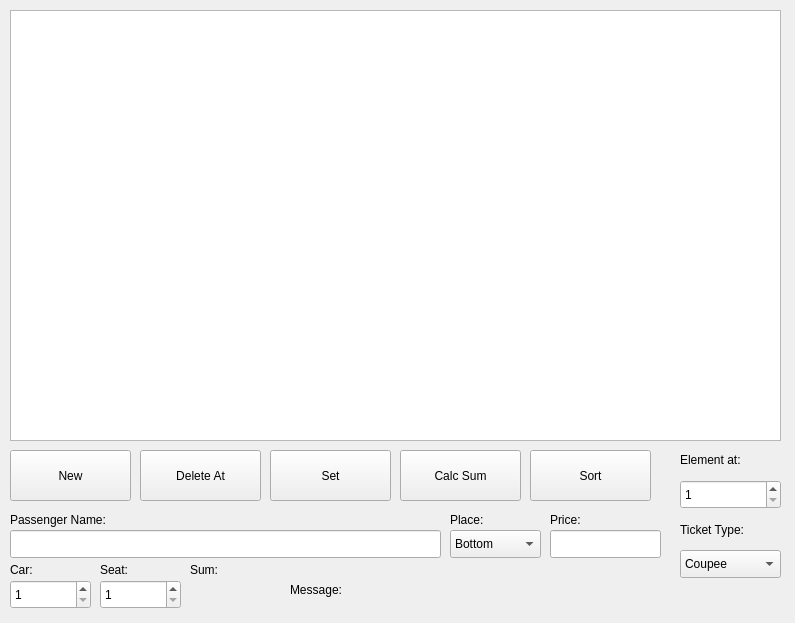
<?xml version="1.0" encoding="UTF-8"?>
<ui version="4.0">
 <class>Lab09_PNR</class>
 <widget class="QMainWindow" name="Lab09_PNR">
  <property name="geometry">
   <rect>
    <x>0</x>
    <y>0</y>
    <width>795</width>
    <height>623</height>
   </rect>
  </property>
  <property name="windowTitle">
   <string>Lab09_PNR</string>
  </property>
  <widget class="QWidget" name="centralwidget">
   <widget class="QLabel" name="lblMsg_PNR">
    <property name="geometry">
     <rect>
      <x>290</x>
      <y>580</y>
      <width>81</width>
      <height>20</height>
     </rect>
    </property>
    <property name="text">
     <string>Message:</string>
    </property>
   </widget>
   <widget class="QSpinBox" name="spinBoxCar_PNR">
    <property name="geometry">
     <rect>
      <x>10</x>
      <y>580</y>
      <width>81</width>
      <height>29</height>
     </rect>
    </property>
    <property name="minimum">
     <number>1</number>
    </property>
    <property name="maximum">
     <number>999</number>
    </property>
   </widget>
   <widget class="QSpinBox" name="spinBoxSeat_PNR">
    <property name="geometry">
     <rect>
      <x>100</x>
      <y>580</y>
      <width>81</width>
      <height>29</height>
     </rect>
    </property>
    <property name="minimum">
     <number>1</number>
    </property>
    <property name="maximum">
     <number>999</number>
    </property>
   </widget>
   <widget class="QPushButton" name="btnDeleteAt_PNR">
    <property name="geometry">
     <rect>
      <x>140</x>
      <y>450</y>
      <width>121</width>
      <height>51</height>
     </rect>
    </property>
    <property name="text">
     <string>Delete At</string>
    </property>
   </widget>
   <widget class="QListWidget" name="listWidget_PNR">
    <property name="geometry">
     <rect>
      <x>10</x>
      <y>10</y>
      <width>771</width>
      <height>431</height>
     </rect>
    </property>
   </widget>
   <widget class="QPushButton" name="btnSort_PNR">
    <property name="geometry">
     <rect>
      <x>530</x>
      <y>450</y>
      <width>121</width>
      <height>51</height>
     </rect>
    </property>
    <property name="text">
     <string>Sort</string>
    </property>
   </widget>
   <widget class="QSpinBox" name="spinBoxElemAt_PNR">
    <property name="geometry">
     <rect>
      <x>680</x>
      <y>480</y>
      <width>101</width>
      <height>29</height>
     </rect>
    </property>
    <property name="minimum">
     <number>1</number>
    </property>
    <property name="maximum">
     <number>999</number>
    </property>
   </widget>
   <widget class="QLabel" name="lblElemAt_PNR">
    <property name="geometry">
     <rect>
      <x>680</x>
      <y>450</y>
      <width>101</width>
      <height>20</height>
     </rect>
    </property>
    <property name="text">
     <string>Element at:</string>
    </property>
   </widget>
   <widget class="QLabel" name="lblTicketType_PNR">
    <property name="geometry">
     <rect>
      <x>680</x>
      <y>520</y>
      <width>91</width>
      <height>20</height>
     </rect>
    </property>
    <property name="text">
     <string>Ticket Type:</string>
    </property>
   </widget>
   <widget class="QLineEdit" name="lineEditPrice_PNR">
    <property name="geometry">
     <rect>
      <x>550</x>
      <y>530</y>
      <width>111</width>
      <height>28</height>
     </rect>
    </property>
   </widget>
   <widget class="QLabel" name="lblSumVal_PNR">
    <property name="geometry">
     <rect>
      <x>190</x>
      <y>580</y>
      <width>81</width>
      <height>20</height>
     </rect>
    </property>
    <property name="text">
     <string/>
    </property>
   </widget>
   <widget class="QLabel" name="lblCar_PNR">
    <property name="geometry">
     <rect>
      <x>10</x>
      <y>560</y>
      <width>81</width>
      <height>20</height>
     </rect>
    </property>
    <property name="text">
     <string>Car:</string>
    </property>
   </widget>
   <widget class="QLabel" name="lblSeat_PNR">
    <property name="geometry">
     <rect>
      <x>100</x>
      <y>560</y>
      <width>81</width>
      <height>20</height>
     </rect>
    </property>
    <property name="text">
     <string>Seat:</string>
    </property>
   </widget>
   <widget class="QLabel" name="lblPrice_PNR">
    <property name="geometry">
     <rect>
      <x>550</x>
      <y>510</y>
      <width>121</width>
      <height>20</height>
     </rect>
    </property>
    <property name="text">
     <string>Price:</string>
    </property>
   </widget>
   <widget class="QLineEdit" name="lineEditPassengerName_PNR">
    <property name="geometry">
     <rect>
      <x>10</x>
      <y>530</y>
      <width>431</width>
      <height>28</height>
     </rect>
    </property>
   </widget>
   <widget class="QPushButton" name="btnNew_PNR">
    <property name="geometry">
     <rect>
      <x>10</x>
      <y>450</y>
      <width>121</width>
      <height>51</height>
     </rect>
    </property>
    <property name="text">
     <string>New</string>
    </property>
   </widget>
   <widget class="QLabel" name="lblPassengerName_PNR">
    <property name="geometry">
     <rect>
      <x>10</x>
      <y>510</y>
      <width>181</width>
      <height>20</height>
     </rect>
    </property>
    <property name="text">
     <string>Passenger Name:</string>
    </property>
   </widget>
   <widget class="QPushButton" name="btnSet_PNR">
    <property name="geometry">
     <rect>
      <x>270</x>
      <y>450</y>
      <width>121</width>
      <height>51</height>
     </rect>
    </property>
    <property name="text">
     <string>Set</string>
    </property>
   </widget>
   <widget class="QComboBox" name="comboBoxTicketType_PNR">
    <property name="geometry">
     <rect>
      <x>680</x>
      <y>550</y>
      <width>101</width>
      <height>28</height>
     </rect>
    </property>
    <item>
     <property name="text">
      <string>Coupee</string>
     </property>
    </item>
    <item>
     <property name="text">
      <string>Luxury</string>
     </property>
    </item>
    <item>
     <property name="text">
      <string>Grygorii Doezhai Ne Doedezh</string>
     </property>
    </item>
   </widget>
   <widget class="QLabel" name="lblMsgText_PNR">
    <property name="geometry">
     <rect>
      <x>360</x>
      <y>580</y>
      <width>311</width>
      <height>20</height>
     </rect>
    </property>
    <property name="text">
     <string/>
    </property>
   </widget>
   <widget class="QLabel" name="lblSum_PNR">
    <property name="geometry">
     <rect>
      <x>190</x>
      <y>560</y>
      <width>81</width>
      <height>20</height>
     </rect>
    </property>
    <property name="text">
     <string>Sum:</string>
    </property>
   </widget>
   <widget class="QPushButton" name="btnCalcSum_PNR">
    <property name="geometry">
     <rect>
      <x>400</x>
      <y>450</y>
      <width>121</width>
      <height>51</height>
     </rect>
    </property>
    <property name="text">
     <string>Calc Sum</string>
    </property>
   </widget>
   <widget class="QLabel" name="lblPlace_PNR">
    <property name="geometry">
     <rect>
      <x>450</x>
      <y>510</y>
      <width>71</width>
      <height>20</height>
     </rect>
    </property>
    <property name="text">
     <string>Place:</string>
    </property>
   </widget>
   <widget class="QComboBox" name="comboBoxPlace_PNR">
    <property name="geometry">
     <rect>
      <x>450</x>
      <y>530</y>
      <width>91</width>
      <height>28</height>
     </rect>
    </property>
    <item>
     <property name="text">
      <string>Bottom</string>
     </property>
    </item>
    <item>
     <property name="text">
      <string>Upper</string>
     </property>
    </item>
   </widget>
  </widget>
 </widget>
 <resources/>
 <connections/>
</ui>
